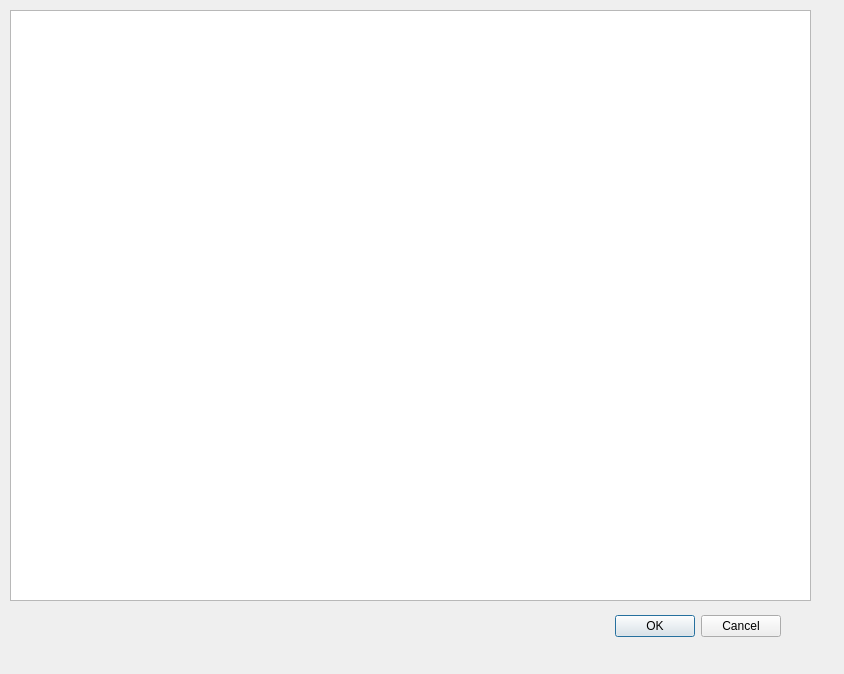
<?xml version="1.0" encoding="UTF-8"?>
<ui version="4.0">
 <class>DTablaBolas</class>
 <widget class="QDialog" name="DTablaBolas">
  <property name="geometry">
   <rect>
    <x>0</x>
    <y>0</y>
    <width>844</width>
    <height>674</height>
   </rect>
  </property>
  <property name="windowTitle">
   <string>Dialog</string>
  </property>
  <widget class="QDialogButtonBox" name="buttonBox">
   <property name="geometry">
    <rect>
     <x>440</x>
     <y>610</y>
     <width>341</width>
     <height>32</height>
    </rect>
   </property>
   <property name="orientation">
    <enum>Qt::Horizontal</enum>
   </property>
   <property name="standardButtons">
    <set>QDialogButtonBox::Cancel|QDialogButtonBox::Ok</set>
   </property>
  </widget>
  <widget class="QTableView" name="vista">
   <property name="geometry">
    <rect>
     <x>10</x>
     <y>10</y>
     <width>801</width>
     <height>591</height>
    </rect>
   </property>
  </widget>
 </widget>
 <resources/>
 <connections>
  <connection>
   <sender>buttonBox</sender>
   <signal>accepted()</signal>
   <receiver>DTablaBolas</receiver>
   <slot>accept()</slot>
   <hints>
    <hint type="sourcelabel">
     <x>248</x>
     <y>254</y>
    </hint>
    <hint type="destinationlabel">
     <x>157</x>
     <y>274</y>
    </hint>
   </hints>
  </connection>
  <connection>
   <sender>buttonBox</sender>
   <signal>rejected()</signal>
   <receiver>DTablaBolas</receiver>
   <slot>reject()</slot>
   <hints>
    <hint type="sourcelabel">
     <x>316</x>
     <y>260</y>
    </hint>
    <hint type="destinationlabel">
     <x>286</x>
     <y>274</y>
    </hint>
   </hints>
  </connection>
 </connections>
</ui>
